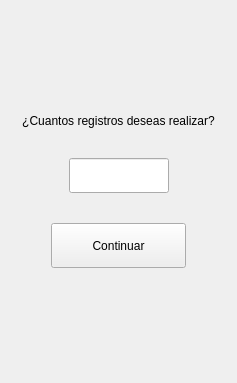
               <widget class="QWidget" name="page_Asignar">
                <layout class="QVBoxLayout" name="verticalLayout_4">
                 <property name="spacing">
                  <number>30</number>
                 </property>
                 <item>
                  <spacer name="verticalSpacer_2">
                   <property name="orientation">
                    <enum>Qt::Vertical</enum>
                   </property>
                   <property name="sizeHint" stdset="0">
                    <size>
                     <width>20</width>
                     <height>103</height>
                    </size>
                   </property>
                  </spacer>
                 </item>
                 <item>
                  <widget class="QLabel" name="label_2">
                   <property name="styleSheet">
                    <string notr="true">font: 77 20pt &quot;Arial Black&quot;;</string>
                   </property>
                   <property name="text">
                    <string>¿Cuantos registros deseas realizar?</string>
                   </property>
                   <property name="textFormat">
                    <enum>Qt::AutoText</enum>
                   </property>
                   <property name="alignment">
                    <set>Qt::AlignCenter</set>
                   </property>
                  </widget>
                 </item>
                 <item>
                  <layout class="QHBoxLayout" name="horizontalLayout_4">
                   <item>
                    <spacer name="horizontalSpacer">
                     <property name="orientation">
                      <enum>Qt::Horizontal</enum>
                     </property>
                     <property name="sizeHint" stdset="0">
                      <size>
                       <width>40</width>
                       <height>20</height>
                      </size>
                     </property>
                    </spacer>
                   </item>
                   <item>
                    <widget class="QLineEdit" name="lineEdit_2">
                     <property name="minimumSize">
                      <size>
                       <width>100</width>
                       <height>35</height>
                      </size>
                     </property>
                     <property name="maximumSize">
                      <size>
                       <width>100</width>
                       <height>40</height>
                      </size>
                     </property>
                     <property name="text">
                      <string/>
                     </property>
                     <property name="maxLength">
                      <number>3</number>
                     </property>
                     <property name="frame">
                      <bool>true</bool>
                     </property>
                     <property name="alignment">
                      <set>Qt::AlignCenter</set>
                     </property>
                    </widget>
                   </item>
                   <item>
                    <spacer name="horizontalSpacer_2">
                     <property name="orientation">
                      <enum>Qt::Horizontal</enum>
                     </property>
                     <property name="sizeHint" stdset="0">
                      <size>
                       <width>40</width>
                       <height>20</height>
                      </size>
                     </property>
                    </spacer>
                   </item>
                  </layout>
                 </item>
                 <item>
                  <layout class="QHBoxLayout" name="horizontalLayout_5">
                   <item>
                    <spacer name="horizontalSpacer_3">
                     <property name="orientation">
                      <enum>Qt::Horizontal</enum>
                     </property>
                     <property name="sizeHint" stdset="0">
                      <size>
                       <width>40</width>
                       <height>20</height>
                      </size>
                     </property>
                    </spacer>
                   </item>
                   <item>
                    <widget class="QPushButton" name="pushButton_2">
                     <property name="minimumSize">
                      <size>
                       <width>135</width>
                       <height>45</height>
                      </size>
                     </property>
                     <property name="cursor">
                      <cursorShape>PointingHandCursor</cursorShape>
                     </property>
                     <property name="text">
                      <string>Continuar</string>
                     </property>
                    </widget>
                   </item>
                   <item>
                    <spacer name="horizontalSpacer_4">
                     <property name="orientation">
                      <enum>Qt::Horizontal</enum>
                     </property>
                     <property name="sizeHint" stdset="0">
                      <size>
                       <width>40</width>
                       <height>20</height>
                      </size>
                     </property>
                    </spacer>
                   </item>
                  </layout>
                 </item>
                 <item>
                  <spacer name="verticalSpacer_3">
                   <property name="orientation">
                    <enum>Qt::Vertical</enum>
                   </property>
                   <property name="sizeHint" stdset="0">
                    <size>
                     <width>20</width>
                     <height>104</height>
                    </size>
                   </property>
                  </spacer>
                 </item>
                </layout>
               </widget>
